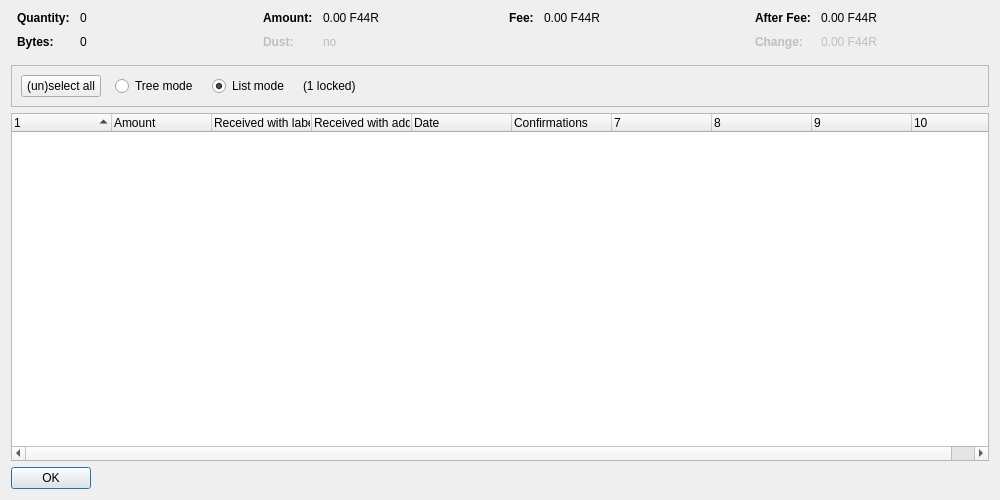
<?xml version="1.0" encoding="UTF-8"?>
<ui version="4.0">
 <class>CoinControlDialog</class>
 <widget class="QDialog" name="CoinControlDialog">
  <property name="geometry">
   <rect>
    <x>0</x>
    <y>0</y>
    <width>1000</width>
    <height>500</height>
   </rect>
  </property>
  <property name="windowTitle">
   <string>Coin Selection</string>
  </property>
  <layout class="QVBoxLayout" name="verticalLayout">
   <item>
    <layout class="QHBoxLayout" name="horizontalLayoutTop" stretch="0,0,0,0">
     <property name="topMargin">
      <number>0</number>
     </property>
     <property name="bottomMargin">
      <number>10</number>
     </property>
     <item>
      <layout class="QFormLayout" name="formLayoutCoinControl1">
       <property name="horizontalSpacing">
        <number>10</number>
       </property>
       <property name="verticalSpacing">
        <number>10</number>
       </property>
       <property name="leftMargin">
        <number>6</number>
       </property>
       <property name="rightMargin">
        <number>6</number>
       </property>
       <item row="0" column="0">
        <widget class="QLabel" name="labelCoinControlQuantityText">
         <property name="font">
          <font>
           <weight>75</weight>
           <bold>true</bold>
          </font>
         </property>
         <property name="text">
          <string>Quantity:</string>
         </property>
        </widget>
       </item>
       <item row="0" column="1">
        <widget class="QLabel" name="labelCoinControlQuantity">
         <property name="cursor">
          <cursorShape>IBeamCursor</cursorShape>
         </property>
         <property name="contextMenuPolicy">
          <enum>Qt::ActionsContextMenu</enum>
         </property>
         <property name="text">
          <string notr="true">0</string>
         </property>
         <property name="textInteractionFlags">
          <set>Qt::LinksAccessibleByMouse|Qt::TextSelectableByKeyboard|Qt::TextSelectableByMouse</set>
         </property>
        </widget>
       </item>
       <item row="1" column="0">
        <widget class="QLabel" name="labelCoinControlBytesText">
         <property name="font">
          <font>
           <weight>75</weight>
           <bold>true</bold>
          </font>
         </property>
         <property name="text">
          <string>Bytes:</string>
         </property>
        </widget>
       </item>
       <item row="1" column="1">
        <widget class="QLabel" name="labelCoinControlBytes">
         <property name="cursor">
          <cursorShape>IBeamCursor</cursorShape>
         </property>
         <property name="contextMenuPolicy">
          <enum>Qt::ActionsContextMenu</enum>
         </property>
         <property name="text">
          <string notr="true">0</string>
         </property>
         <property name="textInteractionFlags">
          <set>Qt::LinksAccessibleByMouse|Qt::TextSelectableByKeyboard|Qt::TextSelectableByMouse</set>
         </property>
        </widget>
       </item>
      </layout>
     </item>
     <item>
      <layout class="QFormLayout" name="formLayoutCoinControl2">
       <property name="horizontalSpacing">
        <number>10</number>
       </property>
       <property name="verticalSpacing">
        <number>10</number>
       </property>
       <property name="leftMargin">
        <number>6</number>
       </property>
       <property name="rightMargin">
        <number>6</number>
       </property>
       <item row="0" column="0">
        <widget class="QLabel" name="labelCoinControlAmountText">
         <property name="font">
          <font>
           <weight>75</weight>
           <bold>true</bold>
          </font>
         </property>
         <property name="text">
          <string>Amount:</string>
         </property>
        </widget>
       </item>
       <item row="0" column="1">
        <widget class="QLabel" name="labelCoinControlAmount">
         <property name="cursor">
          <cursorShape>IBeamCursor</cursorShape>
         </property>
         <property name="contextMenuPolicy">
          <enum>Qt::ActionsContextMenu</enum>
         </property>
         <property name="text">
          <string notr="true">0.00 F44R</string>
         </property>
         <property name="textInteractionFlags">
          <set>Qt::LinksAccessibleByMouse|Qt::TextSelectableByKeyboard|Qt::TextSelectableByMouse</set>
         </property>
        </widget>
       </item>
       <item row="1" column="0">
        <widget class="QLabel" name="labelCoinControlLowOutputText">
         <property name="enabled">
          <bool>false</bool>
         </property>
         <property name="font">
          <font>
           <weight>75</weight>
           <bold>true</bold>
          </font>
         </property>
         <property name="text">
          <string>Dust:</string>
         </property>
        </widget>
       </item>
       <item row="1" column="1">
        <widget class="QLabel" name="labelCoinControlLowOutput">
         <property name="enabled">
          <bool>false</bool>
         </property>
         <property name="cursor">
          <cursorShape>IBeamCursor</cursorShape>
         </property>
         <property name="contextMenuPolicy">
          <enum>Qt::ActionsContextMenu</enum>
         </property>
         <property name="text">
          <string notr="true">no</string>
         </property>
         <property name="textInteractionFlags">
          <set>Qt::LinksAccessibleByMouse|Qt::TextSelectableByKeyboard|Qt::TextSelectableByMouse</set>
         </property>
        </widget>
       </item>
      </layout>
     </item>
     <item>
      <layout class="QFormLayout" name="formLayoutCoinControl3">
       <property name="horizontalSpacing">
        <number>10</number>
       </property>
       <property name="verticalSpacing">
        <number>10</number>
       </property>
       <property name="leftMargin">
        <number>6</number>
       </property>
       <property name="rightMargin">
        <number>6</number>
       </property>
       <item row="0" column="0">
        <widget class="QLabel" name="labelCoinControlFeeText">
         <property name="font">
          <font>
           <weight>75</weight>
           <bold>true</bold>
          </font>
         </property>
         <property name="text">
          <string>Fee:</string>
         </property>
        </widget>
       </item>
       <item row="0" column="1">
        <widget class="QLabel" name="labelCoinControlFee">
         <property name="cursor">
          <cursorShape>IBeamCursor</cursorShape>
         </property>
         <property name="contextMenuPolicy">
          <enum>Qt::ActionsContextMenu</enum>
         </property>
         <property name="text">
          <string notr="true">0.00 F44R</string>
         </property>
         <property name="textInteractionFlags">
          <set>Qt::LinksAccessibleByMouse|Qt::TextSelectableByKeyboard|Qt::TextSelectableByMouse</set>
         </property>
        </widget>
       </item>
      </layout>
     </item>
     <item>
      <layout class="QFormLayout" name="formLayoutCoinControl4">
       <property name="horizontalSpacing">
        <number>10</number>
       </property>
       <property name="verticalSpacing">
        <number>10</number>
       </property>
       <property name="leftMargin">
        <number>6</number>
       </property>
       <property name="rightMargin">
        <number>6</number>
       </property>
       <item row="0" column="0">
        <widget class="QLabel" name="labelCoinControlAfterFeeText">
         <property name="font">
          <font>
           <weight>75</weight>
           <bold>true</bold>
          </font>
         </property>
         <property name="text">
          <string>After Fee:</string>
         </property>
        </widget>
       </item>
       <item row="0" column="1">
        <widget class="QLabel" name="labelCoinControlAfterFee">
         <property name="cursor">
          <cursorShape>IBeamCursor</cursorShape>
         </property>
         <property name="contextMenuPolicy">
          <enum>Qt::ActionsContextMenu</enum>
         </property>
         <property name="text">
          <string notr="true">0.00 F44R</string>
         </property>
         <property name="textInteractionFlags">
          <set>Qt::LinksAccessibleByMouse|Qt::TextSelectableByKeyboard|Qt::TextSelectableByMouse</set>
         </property>
        </widget>
       </item>
       <item row="1" column="0">
        <widget class="QLabel" name="labelCoinControlChangeText">
         <property name="enabled">
          <bool>false</bool>
         </property>
         <property name="font">
          <font>
           <weight>75</weight>
           <bold>true</bold>
          </font>
         </property>
         <property name="text">
          <string>Change:</string>
         </property>
        </widget>
       </item>
       <item row="1" column="1">
        <widget class="QLabel" name="labelCoinControlChange">
         <property name="enabled">
          <bool>false</bool>
         </property>
         <property name="cursor">
          <cursorShape>IBeamCursor</cursorShape>
         </property>
         <property name="contextMenuPolicy">
          <enum>Qt::ActionsContextMenu</enum>
         </property>
         <property name="text">
          <string notr="true">0.00 F44R</string>
         </property>
         <property name="textInteractionFlags">
          <set>Qt::LinksAccessibleByMouse|Qt::TextSelectableByKeyboard|Qt::TextSelectableByMouse</set>
         </property>
        </widget>
       </item>
      </layout>
     </item>
    </layout>
   </item>
   <item>
    <widget class="QFrame" name="frame">
     <property name="minimumSize">
      <size>
       <width>0</width>
       <height>40</height>
      </size>
     </property>
     <property name="frameShape">
      <enum>QFrame::StyledPanel</enum>
     </property>
     <property name="frameShadow">
      <enum>QFrame::Sunken</enum>
     </property>
     <layout class="QHBoxLayout" name="horizontalLayout">
      <item>
       <layout class="QHBoxLayout" name="horizontalLayoutPanel" stretch="0,0,0,0,0">
        <property name="spacing">
         <number>14</number>
        </property>
        <item>
         <widget class="QPushButton" name="pushButtonSelectAll">
          <property name="sizePolicy">
           <sizepolicy hsizetype="Maximum" vsizetype="Fixed">
            <horstretch>0</horstretch>
            <verstretch>0</verstretch>
           </sizepolicy>
          </property>
          <property name="text">
           <string>(un)select all</string>
          </property>
          <property name="autoDefault">
           <bool>false</bool>
          </property>
         </widget>
        </item>
        <item>
         <widget class="QRadioButton" name="radioTreeMode">
          <property name="sizePolicy">
           <sizepolicy hsizetype="Maximum" vsizetype="Fixed">
            <horstretch>0</horstretch>
            <verstretch>0</verstretch>
           </sizepolicy>
          </property>
          <property name="text">
           <string>Tree mode</string>
          </property>
         </widget>
        </item>
        <item>
         <widget class="QRadioButton" name="radioListMode">
          <property name="sizePolicy">
           <sizepolicy hsizetype="Maximum" vsizetype="Fixed">
            <horstretch>0</horstretch>
            <verstretch>0</verstretch>
           </sizepolicy>
          </property>
          <property name="text">
           <string>List mode</string>
          </property>
          <property name="checked">
           <bool>true</bool>
          </property>
         </widget>
        </item>
        <item>
         <widget class="QLabel" name="labelLocked">
          <property name="text">
           <string notr="true">(1 locked)</string>
          </property>
         </widget>
        </item>
        <item>
         <spacer name="horizontalSpacer">
          <property name="orientation">
           <enum>Qt::Horizontal</enum>
          </property>
          <property name="sizeHint" stdset="0">
           <size>
            <width>40</width>
            <height>20</height>
           </size>
          </property>
         </spacer>
        </item>
       </layout>
      </item>
     </layout>
    </widget>
   </item>
   <item>
    <widget class="CoinControlTreeWidget" name="treeWidget">
     <property name="contextMenuPolicy">
      <enum>Qt::CustomContextMenu</enum>
     </property>
     <property name="sortingEnabled">
      <bool>false</bool>
     </property>
     <property name="columnCount">
      <number>10</number>
     </property>
     <attribute name="headerShowSortIndicator" stdset="0">
      <bool>true</bool>
     </attribute>
     <attribute name="headerStretchLastSection">
      <bool>false</bool>
     </attribute>
     <column>
      <property name="text">
       <string/>
      </property>
     </column>
     <column>
      <property name="text">
       <string>Amount</string>
      </property>
     </column>
     <column>
      <property name="text">
       <string>Received with label</string>
      </property>
     </column>
     <column>
      <property name="text">
       <string>Received with address</string>
      </property>
     </column>
     <column>
      <property name="text">
       <string>Date</string>
      </property>
     </column>
     <column>
      <property name="text">
       <string>Confirmations</string>
      </property>
      <property name="toolTip">
       <string>Confirmed</string>
      </property>
     </column>
     <column>
      <property name="text">
       <string/>
      </property>
     </column>
     <column>
      <property name="text">
       <string/>
      </property>
     </column>
     <column>
      <property name="text">
       <string/>
      </property>
     </column>
     <column>
      <property name="text">
       <string/>
      </property>
     </column>
    </widget>
   </item>
   <item>
    <widget class="QDialogButtonBox" name="buttonBox">
     <property name="sizePolicy">
      <sizepolicy hsizetype="Maximum" vsizetype="Fixed">
       <horstretch>0</horstretch>
       <verstretch>0</verstretch>
      </sizepolicy>
     </property>
     <property name="orientation">
      <enum>Qt::Horizontal</enum>
     </property>
     <property name="standardButtons">
      <set>QDialogButtonBox::Ok</set>
     </property>
    </widget>
   </item>
  </layout>
 </widget>
 <customwidgets>
  <customwidget>
   <class>CoinControlTreeWidget</class>
   <extends>QTreeWidget</extends>
   <header>qt/coincontroltreewidget.h</header>
  </customwidget>
 </customwidgets>
 <resources/>
 <connections/>
</ui>
